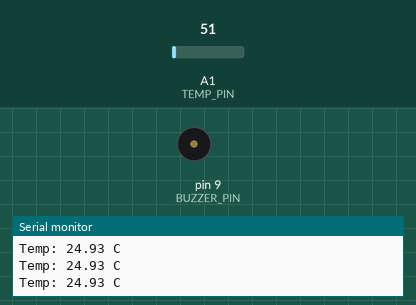
A sketch run on a simulated Arduino Uno, built with avr-gcc and run on an emulated ATmega328P. Parts: buzzer (waves = sounding), the last lines printed to the serial monitor. The inputs (shaded band) are chosen by the test bench; at power-on: A1 (TEMP_PIN) = 51.

Above: at 1.3 s.
1.4 s: A1 (TEMP_PIN) set to 58
2.9 s: A1 (TEMP_PIN) set to 66
At 4.2 s:
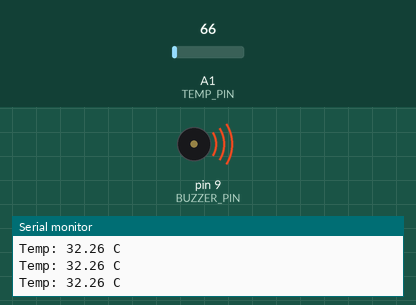
Timing chart, 0 to 5.9 s (numbered marks = the images above; inputs shaded):
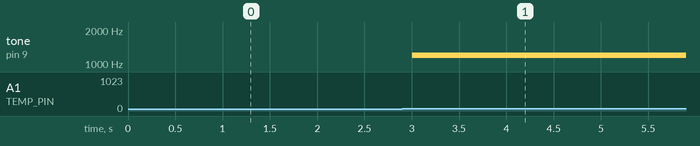

The sketch:

project3_temperature_alert.ino
```cpp
const int TEMP_PIN = A1;
const int BUZZER_PIN = 9;
const float TEMP_LIMIT = 30.0;

void setup() {
  pinMode(BUZZER_PIN, OUTPUT);
  Serial.begin(9600);
}

void loop() {
  int raw = analogRead(TEMP_PIN);
  float voltage = raw * (5.0 / 1023.0);
  float tempC = voltage * 100.0;

  Serial.print("Temp: ");
  Serial.print(tempC);
  Serial.println(" C");

  if (tempC >= TEMP_LIMIT) {
    tone(BUZZER_PIN, 1200);
  } else {
    noTone(BUZZER_PIN);
  }

  delay(500);
}
```

Measured:
- the behaviour switches between 61 and 62 on A1 (TEMP_PIN) (found by bisection; images 0 and 1)
- after the input at 2.9 s, tone on pin 9 (BUZZER_PIN): silent → 1200 Hz after 0.10 s
